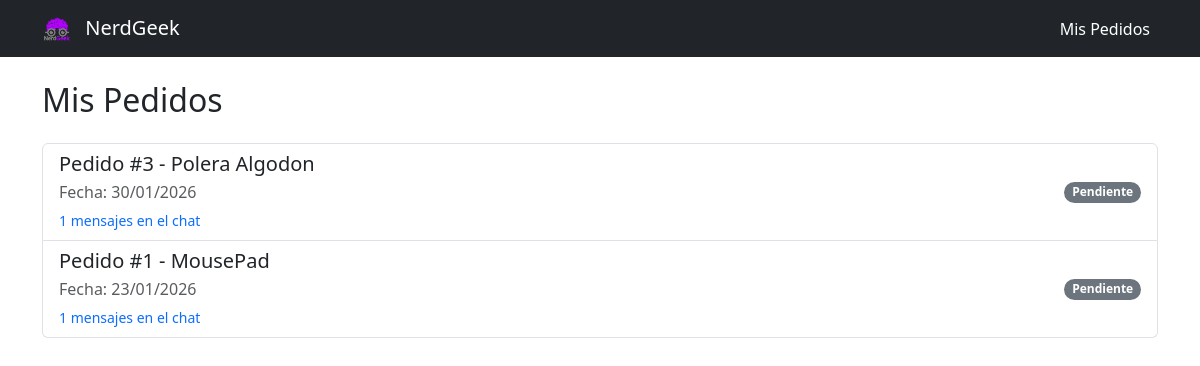
The app's page /mis-pedidos/ (signed in) with its own data.
### tienda/models.py (models this page shows, shortened)
class Pedido(models.Model):
    ESTADO_CHOICES = [
        ('pendiente', 'Pendiente'),
        ('diseno', 'En Diseño/Conversación'),
        ('impresion', 'En Impresión'),
        ('listo', 'Listo para Entrega'),
    ]
    usuario = models.ForeignKey(User, on_delete=models.CASCADE)
    producto = models.ForeignKey(Producto, on_delete=models.PROTECT)
    imagen_cliente = models.ImageField(upload_to='pedidos/%Y/%m/%d/')
    instrucciones = models.TextField(blank=True)
    fecha_creacion = models.DateTimeField(auto_now_add=True)
    estado = models.CharField(max_length=20, choices=ESTADO_CHOICES, default='pendiente')

class Producto(models.Model):
    TIPO_CHOICES = [
        ('sublimacion', 'Sublimación'),
        ('transfer', 'Transfer'),
        ('fotografia', 'Fotografía/Enmarcado'),
    ]
    nombre = models.CharField(max_length=100)
    descripcion = models.TextField()
    precio_base = models.DecimalField(max_digits=10, decimal_places=2)
    categoria = models.CharField(max_length=20, choices=TIPO_CHOICES)
    imagen_referencia = models.ImageField(upload_to='productos/')

### tienda/views.py (the view)
# urls.py: path('mis-pedidos/', views.MisPedidosListView.as_view(), name='mis_pedidos'),
class MisPedidosListView(LoginRequiredMixin, ListView):
    model = Pedido
    template_name = 'pedidos/mis_pedidos.html'
    context_object_name = 'pedidos'
    def get_queryset(self):
        if self.request.user.is_superuser:
            return Pedido.objects.all().order_by('-fecha_creacion')
        return Pedido.objects.filter(usuario=self.request.user).order_by('-fecha_creacion')

### tienda/templates/pedidos/mis_pedidos.html (shortened to what this page needs)
{% load static %}
<!DOCTYPE html>
<html lang="es">
<head>
    <link href="https://cdn.jsdelivr.net/npm/bootstrap@5.3.0/dist/css/bootstrap.min.css" rel="stylesheet">
</head>
<body>
    <nav class="navbar navbar-expand-lg navbar-dark bg-dark mb-4">
        <div class="container">
            <a class="navbar-brand" href="{% url 'home' %}">
                <img src="{% static 'tienda/logo.png' %}" alt="Logo" width="30" height="30" class="d-inline-block align-text-top me-2">
                NerdGeek
            </a>
            <div class="navbar-nav ms-auto">
                <a class="nav-link active" href="{% url 'mis_pedidos' %}">Mis Pedidos</a>
            </div>
        </div>
    </nav>
    <div class="container">
        <h2 class="mb-4">Mis Pedidos</h2>
        <div class="list-group">
            {% for pedido in pedidos %}
            <a href="{% url 'detalle_pedido' pedido.id %}" class="list-group-item list-group-item-action d-flex justify-content-between align-items-center">
                <div>
                    <div class="d-flex w-100 justify-content-between">
                        <h5 class="mb-1">Pedido #{{ pedido.id }} - {{ pedido.producto.nombre }}</h5>
                    </div>
                    <p class="mb-1 text-muted">Fecha: {{ pedido.fecha_creacion|date:"d/m/Y" }}</p>
                    <small class="text-primary">
                        {% if pedido.mensajes.count > 0 %}
                            {{ pedido.mensajes.count }} mensajes en el chat
                        {% else %}
                            Sin mensajes
                        {% endif %}
                    </small>
                </div>
                <span class="badge bg-secondary rounded-pill">{{ pedido.get_estado_display }}</span>
            </a>
            {% empty %}
            <div class="text-center py-5">
                <p class="lead">Aún no has realizado pedidos.</p>
                <a href="{% url 'home' %}" class="btn btn-primary">Ir a la tienda</a>
            </div>
            {% endfor %}
        </div>
    </div>
</body>
</html>

### records on screen
Pedido: id "3", producto.nombre "Polera Algodon", fecha_creacion "30/01/2026", mensajes.count "1", estado "Pendiente"
Pedido: id "1", producto.nombre "MousePad", fecha_creacion "23/01/2026", mensajes.count "1", estado "Pendiente"
